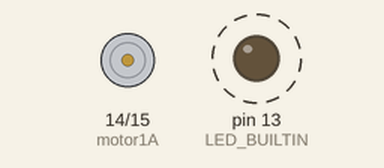
Simulated run of this sketch. Board: Arduino Uno, built with avr-gcc and run on an emulated ATmega328P. On the bench: motor-driver pin pairs drawn as motors (green arrow = first pin HIGH = forward, orange = second pin HIGH = backward, longer = more drive), output pins drawn as LEDs (lit = HIGH). Dashed ring = blinking.

Above: at 0.5 s.
At 1.5 s:
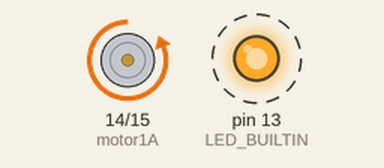
At 3.5 s:
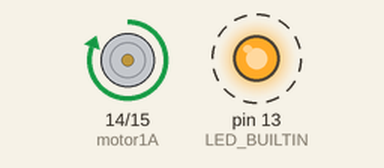
Timing chart, 0 to 5.2 s (numbered marks = the images above):
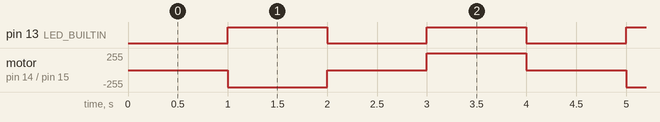

Measured:
- by itself, pin 13 (LED_BUILTIN): alternates HIGH for 1.0 s and LOW for 1.0 s
- by itself, motor on pin 14 (motor1A) / pin 15 (motor1B): repeats every 4.0 s: stopped 1.0 s, forward 255/255 1.0 s, stopped 1.0 s, backward 255/255 1.0 s

The sketch:

3_motors.ino
```cpp
int motor1A = 14;
int motor1B = 15;

void setup() {
  pinMode(LED_BUILTIN, OUTPUT);
  pinMode(motor1A, OUTPUT);
  pinMode(motor1B, OUTPUT);
}

void loop() {
  digitalWrite(LED_BUILTIN, LOW);
  digitalWrite(motor1A, LOW);
  digitalWrite(motor1B, LOW);
  delay(1000);
  digitalWrite(LED_BUILTIN, HIGH);
  digitalWrite(motor1A, LOW);
  digitalWrite(motor1B, HIGH);
  delay(1000);
  digitalWrite(LED_BUILTIN, LOW);
  digitalWrite(motor1A, LOW);
  digitalWrite(motor1B, LOW);
  delay(1000);
  digitalWrite(LED_BUILTIN, HIGH);
  digitalWrite(motor1A, HIGH);
  digitalWrite(motor1B, LOW);
  delay(1000);
}
```
